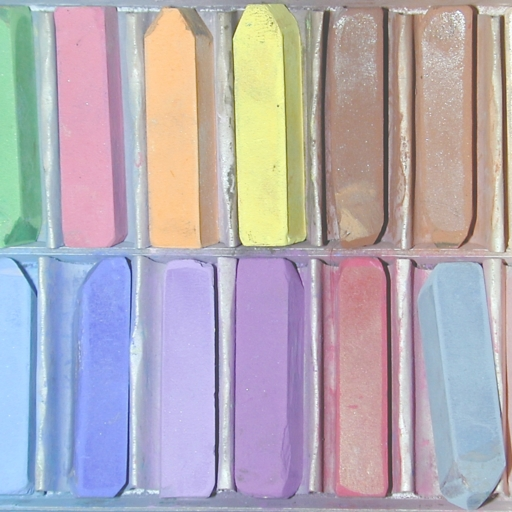
#> input picture Ex5/Immagini/colori.jpg, 512 x 512 px, found by its file name
$ python correzione_di_toni_e_colori.py
#> lines starting #> are read from the running program, lines starting #| are printed output that depends on the picture
import sys
sys.path.append('/Users/luketto/Desktop/II Semestre IV Anno/ESM/Esercizi/Librerie')
import MyLibrary as ml
import bitop as bit
import numpy as np              # importa Numpy
import matplotlib.pyplot as plt # importa Matplotlib
import scipy.ndimage as ndi     # importa Scipy per le immagini
import skimage.io as io         # importa il modulo Input/Output di SK-Imagex
import skimage.exposure as ex
import skimage.color as col
import scipy.ndimage as ndi
import skimage.color.rgb2hsv as rgb2hsv
import skimage.color.hsv2rgb as hsv2rgb

# Lettura e normalizzazione dell'immagine
x = io.imread('colori.jpg')
#> x is the input picture: shape (512, 512, 3); mean R, G, B 179.1, 171.2, 180.1
x = np.float64(x) / 255

# Visualizzazione dell'immagine originale
plt.figure(1)
plt.imshow(x)
plt.title('Immagine originale')

# Definizione del valore gamma
gamma = 0.6

# Elaborazione in RGB
y = x ** gamma
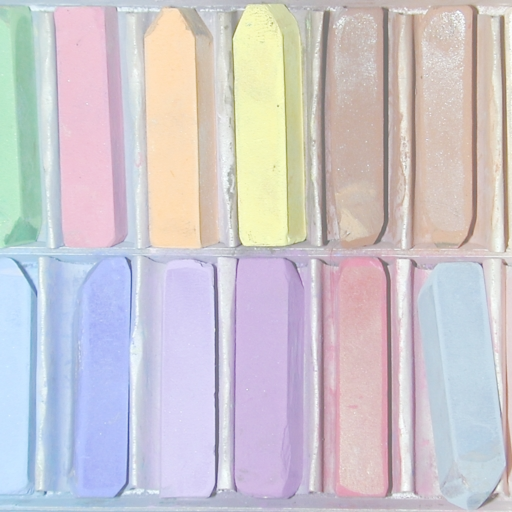
#> y: shape (512, 512, 3) float64; mean R, G, B 0.805, 0.783, 0.806
plt.figure(2)
plt.imshow(y)
plt.title('Elaborazione in RGB')

# Elaborazione in HSI
#> (the run stopped early here; a loop or call above may not have finished)

$ run again, with Ex5/Immagini/cubo.jpg copied over Ex5/Immagini/colori.jpg
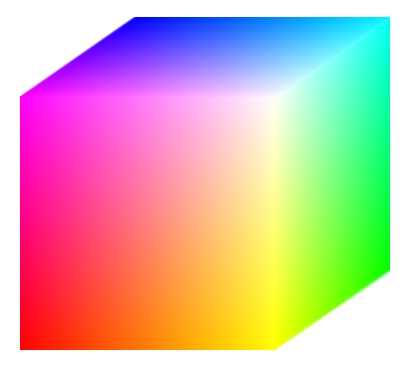
#> input picture Ex5/Immagini/cubo.jpg, 409 x 366 px, found by its file name
#> x is the input picture: shape (366, 409, 3); mean R, G, B 212.3, 181.4, 173.2
#> `y = x ** gamma`:
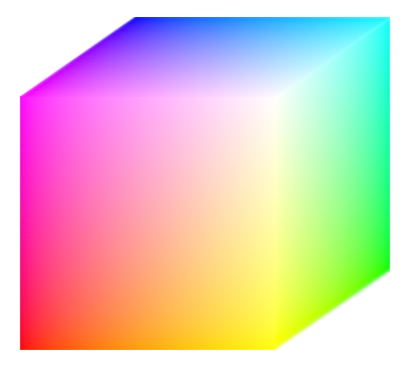
#> y: shape (366, 409, 3) float64; mean R, G, B 0.875, 0.783, 0.759
